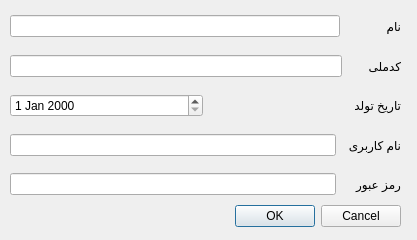
<?xml version="1.0" encoding="UTF-8"?>
<ui version="4.0">
 <class>addUser</class>
 <widget class="QDialog" name="addUser">
  <property name="geometry">
   <rect>
    <x>0</x>
    <y>0</y>
    <width>417</width>
    <height>240</height>
   </rect>
  </property>
  <property name="windowTitle">
   <string>افزودن کاربر</string>
  </property>
  <property name="windowIcon">
   <iconset>
    <normaloff>E:/icons/user.png</normaloff>E:/icons/user.png</iconset>
  </property>
  <widget class="QDialogButtonBox" name="buttonBox">
   <property name="geometry">
    <rect>
     <x>60</x>
     <y>200</y>
     <width>341</width>
     <height>32</height>
    </rect>
   </property>
   <property name="orientation">
    <enum>Qt::Horizontal</enum>
   </property>
   <property name="standardButtons">
    <set>QDialogButtonBox::Cancel|QDialogButtonBox::Ok</set>
   </property>
  </widget>
  <widget class="QWidget" name="layoutWidget">
   <property name="geometry">
    <rect>
     <x>10</x>
     <y>10</y>
     <width>391</width>
     <height>191</height>
    </rect>
   </property>
   <layout class="QVBoxLayout" name="verticalLayout">
    <item>
     <layout class="QHBoxLayout" name="horizontalLayout_5">
      <item>
       <widget class="QLineEdit" name="nameToAdd"/>
      </item>
      <item>
       <widget class="QLabel" name="label">
        <property name="text">
         <string>نام            </string>
        </property>
       </widget>
      </item>
     </layout>
    </item>
    <item>
     <layout class="QHBoxLayout" name="horizontalLayout_4">
      <item>
       <widget class="QLineEdit" name="nCodeToAdd"/>
      </item>
      <item>
       <widget class="QLabel" name="label_3">
        <property name="text">
         <string>کدملی      </string>
        </property>
       </widget>
      </item>
     </layout>
    </item>
    <item>
     <layout class="QHBoxLayout" name="horizontalLayout_3">
      <item>
       <widget class="QDateEdit" name="DateToAdd"/>
      </item>
      <item>
       <widget class="QLabel" name="label_2">
        <property name="text">
         <string>تاریخ تولد</string>
        </property>
       </widget>
      </item>
     </layout>
    </item>
    <item>
     <layout class="QHBoxLayout" name="horizontalLayout_2">
      <item>
       <widget class="QLineEdit" name="usernameToAdd"/>
      </item>
      <item>
       <widget class="QLabel" name="label_4">
        <property name="text">
         <string>نام کاربری  </string>
        </property>
       </widget>
      </item>
     </layout>
    </item>
    <item>
     <layout class="QHBoxLayout" name="horizontalLayout">
      <item>
       <widget class="QLineEdit" name="passwordToAdd"/>
      </item>
      <item>
       <widget class="QLabel" name="label_5">
        <property name="text">
         <string>رمز عبور    </string>
        </property>
       </widget>
      </item>
     </layout>
    </item>
   </layout>
  </widget>
 </widget>
 <resources/>
 <connections>
  <connection>
   <sender>buttonBox</sender>
   <signal>accepted()</signal>
   <receiver>addUser</receiver>
   <slot>accept()</slot>
   <hints>
    <hint type="sourcelabel">
     <x>248</x>
     <y>254</y>
    </hint>
    <hint type="destinationlabel">
     <x>157</x>
     <y>274</y>
    </hint>
   </hints>
  </connection>
  <connection>
   <sender>buttonBox</sender>
   <signal>rejected()</signal>
   <receiver>addUser</receiver>
   <slot>reject()</slot>
   <hints>
    <hint type="sourcelabel">
     <x>316</x>
     <y>260</y>
    </hint>
    <hint type="destinationlabel">
     <x>286</x>
     <y>274</y>
    </hint>
   </hints>
  </connection>
 </connections>
</ui>
